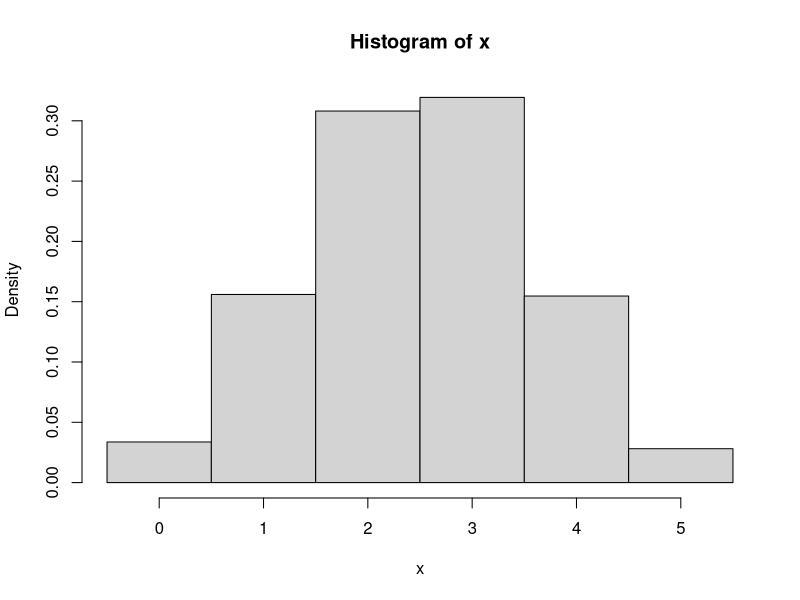
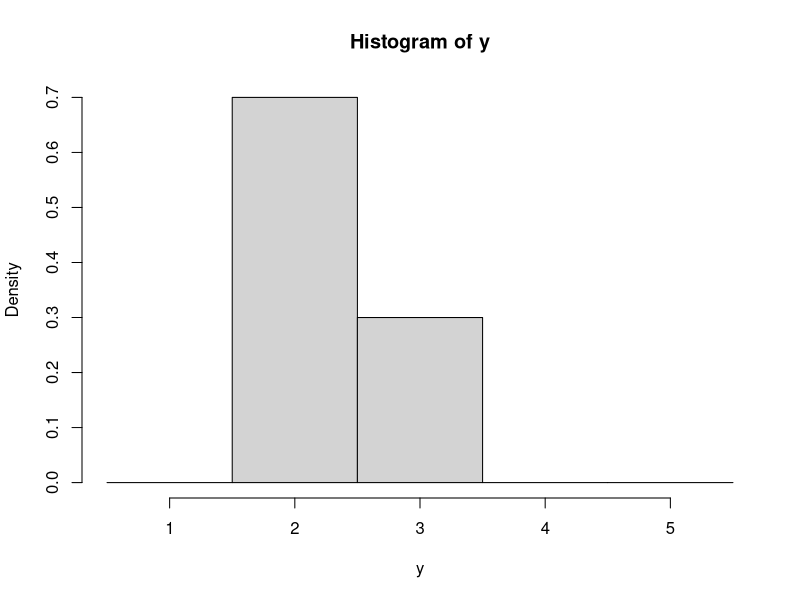
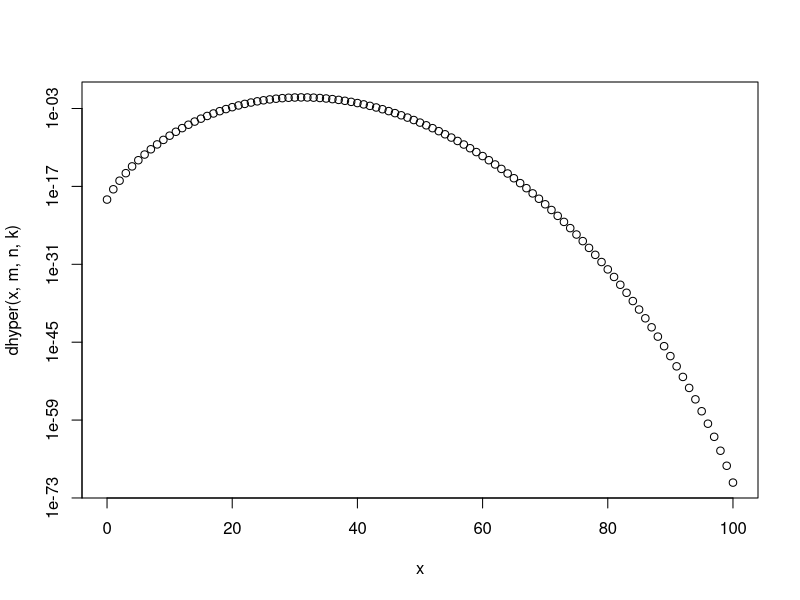

Recreate these plots in R, in order.
# SELF-STUDY SESSION!!
# Lab 6

# PART 1 - THE BINOMIAL DISTRIBUTION IN R
# A Binomial distribution has been defined by five tosses of a fair coin (i.e. Bin(Size =
# 5, Prob = 0.5)). Use the R-language to compute the following:

# 1.  Use the rbinom() function to generate a simulation of 10,000 observations following the
#     previously y declared binomial distribution, then store these observations into a variable
#     called x.

x <- rbinom(10000,5,0.5)

# 2.  Create a histogram for the random variable x using the hist() function.

hist(x, probability = TRUE, breaks = c(-0.5:5.5))

# 3.  Create a new random variable y, that stores 10 random observations, following the
#     previously declared binomial distribution, Bin(Size = 5, Prob = 0.5).

y <- rbinom(10,5,0.5)

# 4.  Plot the histogram of variable y using the hist() function.

hist(y, probability = TRUE, breaks = c(0.5:5.5))

# 5.  Repeat the steps from 1 to 4. What are the differences you can observe in the new
#     histograms?


# 6.  Use the dbinom() function to find the probability of getting at least 4 heads.

dbinom(x = 4, size = 5, prob = 0.5) + dbinom(x = 5, size = 5, prob = 0.5)
# or
sum(dbinom(x = 4:5, size = 5, prob = 0.5))

# 7.  Use the pbinom() function to find the probability of getting at least 4 heads.

1 - pbinom(q = 3, size = 5, prob = 0.5)

# 8.  Use the rbinom() and the mean() function to find the probability of getting at least 4
#     heads.

z <- rbinom(n = 10000, size = 5, prob = 0.5)
mean(z >= 4)

# 9.  For a disease known to have a complication frequency of 20%, a surgeon suggests a
#     new procedure. She tests it on 10 patients and there are no complications. What is
#     the probability of operating on 10 patients successfully with the traditional method?

dbinom(x = 0, size = 10, prob = 0.2)
# or
dbinom(x = 10, size = 10, prob = 0.8)

# 10. Suppose there are twelve multiple choice questions in IND-123 midterm exam. Each
#     question has five possible answers, and only one of them is correct. Find the probability
#     of having four or less correct answers if a student attempts to answer every question at
#     random.

pbinom(q = 4, size = 12, prob = 0.2)

# In summary: rbinom generates a binomial dist., dbinom gets prob at exactly X = x, pbinom gets cum. prob X <=x


# PART 2 - THE POISSON DISTRIBUTION IN R
# Given that the average number of cars crossing a certain bridge in a 1-minute period is 12.

# 1.  Investigate the ppois() function using the help() function.
# 2.  From the question, set the correct values for x, lambda and lower.tail arguments.
# 3.  What is the probability of having 16 or less cars crossing the bridge in any given
#     minute?

ppois(q = 16, lambda = 12) #lower tail
# If you want 17 or more cars, you look at the upper tail:
ppois(q = 16, lambda = 12, lower.tail = FALSE)

# 4.  What is the probability of no cars crossing the bridge in any given hour?

dpois(x = 0, lambda = 12*60)


# PART 3 THE HYPERGEOMETRIC DISTRIBUTION IN R
# One of the responsibilities of a forest conservation officer is to tag endangered deer for
# preventing illegal hunting. The forest has approximately 400 deer. Last week, 100 deer have
# been captured, tagged, then released. This week the officer captured 125 deer.

# 1.  What is the probability that the officer captured 30 deer of those which have been
#     captured and tagged last week?

choose(100,30) * choose(300,95) / choose(400,125)
# or
dhyper(x = 30, m = 100, n = 300, k = 125)

# 2.  Plot the probability distribution for x, the number of tagged deer in the captured 125
#     deer.

m = 100
n = 300
k = 125
x <- c(0:100)
plot(x, dhyper(x,m,n,k), log="y")

# 3.  What are the mean and variance of the hyper geometric random variable x?

#mean
k * (m/(m+n))

#variance
k * (m/(m+n)) * (1-(m/(m+n))) * (m+n-k) / (m+n-1)



dbinom(20,20,0.5)
